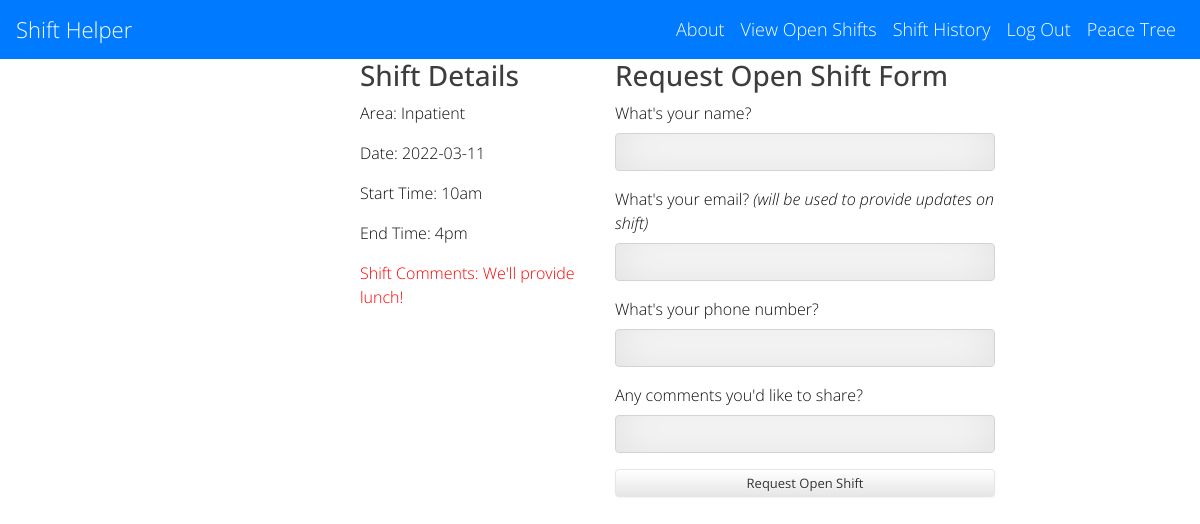
Page /request_shift?id=15 on the committed database.
### main.py (models this page shows)
class Hospital(UserMixin, db.Model):
    id = db.Column(db.Integer, primary_key=True)
    hospital_name = db.Column(db.String(1000))
    admin_name = db.Column(db.String(1000))
    admin_email = db.Column(db.String(100))
    admin_password = db.Column(db.String(1000))
    staff_password = db.Column(db.String(1000))
    created_date = db.Column(db.TIMESTAMP)

class Shifts(db.Model):
    shift_id = db.Column(db.Integer, primary_key=True)
    hospital_id = db.Column(db.Integer)
    area = db.Column(db.String)
    role = db.Column(db.String)
    date = db.Column(db.Date)
    start_time = db.Column(db.String)
    end_time = db.Column(db.String)
    comments = db.Column(db.String)
    status = db.Column(db.String)
    picked_up_by = db.Column(db.String)
    approved_dt_tm = db.Column(db.TIMESTAMP)
    create_dt_tm = db.Column(db.TIMESTAMP)
    contact_name = db.Column(db.String)
    contact_email = db.Column(db.String)

### main.py (the view, shortened to what this page needs)
@app.route('/request_shift', methods=['GET', 'POST'])
def request_shift():
    request_form = RequestForm()
    request_form.validate_on_submit()
    shift_id = request.args.get('id')
    shift_info = Shifts.query.get(shift_id)
    cur_hospital = Hospital.query.get(shift_info.hospital_id)
    return render_template('request_shift.html', form=request_form, shift=shift_info, hospital=cur_hospital
                           , logged_in=True)

### main.py
class RequestForm(FlaskForm):
    requestor_name = StringField(label="What's your name?", validators=[DataRequired()])
    label_for_email = Markup(
        "What's your email? <span class='email-italic'>(will be used to provide updates on shift)</span>")
    requestor_email = EmailField(label_for_email
                                 , validators=[DataRequired(), Email()])
    requestor_phone_num = StringField(label="What's your phone number?")
    requestor_comments = StringField(label="Any comments you'd like to share?")
    submit = SubmitField(label="Request Open Shift")

### templates/request_shift.html (shortened to what this page needs)
{% extends 'base.html' %}
{% import "bootstrap/wtf.html" as wtf %}
{% block content %}
<div class="request-form-group" style="width:100%;">
<div class="shift-details" style="width:50%; float:left">
<h3>Shift Details</h3>
<p>Area: {{ shift.area }}</p>
<p>Date: {{ shift.date }}</p>
<p>Start Time: {{ shift.start_time }}</p>
<p>End Time: {{ shift.end_time }}</p>
<p style="color: red">Shift Comments: {{ shift.comments }}</p>
</div>
<div class="form-style" style="margin-left: 50%; height: 400px">
  <div class="row">
    <div class="col-sm-12 col-md-8">
      <h3>Request Open Shift Form</h3>
      {{ wtf.quick_form(form) }}
    </div>
  </div>
</div>
</div>
{% endblock %}

### templates/base.html (shortened to what this page needs)
<!DOCTYPE html>
<html>
<head>
    <link rel="stylesheet" href="//use.fontawesome.com/releases/v5.0.7/css/all.css">
    <link rel="stylesheet" href="https://stackpath.bootstrapcdn.com/bootstrap/4.5.2/css/bootstrap.min.css">
    <link rel="stylesheet" type="text/css" href="https://cdn.datatables.net/1.11.4/css/jquery.dataTables.min.css">
    <link rel="stylesheet" href="{{ url_for('static', filename='css/styles.css')}}">
</head>
<body>
<nav class="navbar navbar-expand-lg navbar-dark bg-primary">
  <a class="navbar-brand" href="/">Shift Helper</a>
  <div class="collapse navbar-collapse">
      <ul class = "navbar-nav ml-auto">
          <li class="nav-item">
              <a class="nav-link" href="{{ url_for('about') }}">About</a>
          </li>
          {% if logged_in: %}
          <li class="nav-item">
              <a class="nav-link" href="{{ url_for('shifts', hospital_id=hospital.id) }}">View Open Shifts</a>
          </li>
        <li class="nav-item">
              <a class="nav-link" href="{{ url_for('shift_history', hospital_id=hospital.id) }}">Shift History</a>
          </li>
          <li class="nav-item">
              <a class="nav-link" href="{{ url_for('logout') }}">Log Out</a>
          </li>
          <li class="nav-item">
              <a class="nav-link" href="">{{ hospital.hospital_name }}</a>
          </li>
          {% endif %}
      </ul>
  </div>
</nav>
       {% block content %}
       {% endblock %}
</body>
</html>

### static/css/styles.css (style rules this page uses)
.btn { display: inline-block; *display: inline; *zoom: 1; padding: 4px 10px 4px; margin-bottom: 0; font-size: 13px; line-height: 18px; color: #333333; text-align: center;text-shadow: 0 1px 1px rgba(255, 255, 255, 0.75); vertical-align: middle; background-color: #f5f5f5; background-image: -moz-linear-gradient(top, #ffffff, #e6e6e6); background-image: -ms-linear-gradient(top, #ffffff, #e6e6e6); background-image: -webkit-gradient(linear, 0 0, 0 100%, from(#ffffff), to(#e6e6e6)); background-image: -webkit-linear-gradient(top, #ffffff, #e6e6e6); background-image: -o-linear-gradient(top, #ffffff, #e6e6e6); background-image: linear-gradient(top, #ffffff, #e6e6e6); background-repeat: repeat-x; filter: progid:dximagetransform.microsoft.gradient(startColorstr=#ffffff, endColorstr=#e6e6e6, GradientType=0); border-color: #e6e6e6 #e6e6e6 #e6e6e6; border-color: rgba(0, 0, 0, 0.1) rgba(0, 0, 0, 0.1) rgba(0, 0, 0, 0.25); border: 1px solid #e6e6e6; -webkit-border-radius: 4px; -moz-border-radius: 4px; border-radius: 4px; -webkit-box-shadow: inset 0 1px 0 rgba(255, 255, 255, 0.2), 0 1px 2px rgba(0, 0, 0, 0.05); -moz-box-shadow: inset 0 1px 0 rgba(255, 255, 255, 0.2), 0 1px 2px rgba(0, 0, 0, 0.05); box-shadow: inset 0 1px 0 rgba(255, 255, 255, 0.2), 0 1px 2px rgba(0, 0, 0, 0.05); cursor: pointer; *margin-left: .3em; }
* { -webkit-box-sizing:border-box; -moz-box-sizing:border-box; -ms-box-sizing:border-box; -o-box-sizing:border-box; box-sizing:border-box; }
html { width: 100%; height:100%; overflow:scroll; }
body { width: 100%; height:100%; font-family: 'Open Sans', Arial, sans-serif; font-weight:200; background: #ffffff; color: rgba(0, 0, 0, 0.55); filter: progid:DXImageTransform.Microsoft.gradient( startColorstr='#3E1D6D', endColorstr='#092756',GradientType=1 ); }
.navbar-brand { font-size: 22px; font-family: "Open Sans", Arial, sans-serif; }
.navbar-dark .navbar-nav .nav-link { color: white; font-size: 18px; }
.navbar-collapse { color: white; }
.form-style { padding-left: 15px; }
input { width: 100%; margin-bottom: 10px; border: none; outline: none; padding: 10px; font-size: 13px; color: #0d0d0d; border: 1px solid rgba(0,0,0,0.3); border-radius: 4px; box-shadow: inset 0 -5px 45px rgba(100,100,100,0.2), 0 1px 1px rgba(255,255,255,0.2); -webkit-transition: box-shadow .5s ease; -moz-transition: box-shadow .5s ease; -o-transition: box-shadow .5s ease; -ms-transition: box-shadow .5s ease; transition: box-shadow .5s ease; }
.form-style { color: rgb(13, 13, 13); padding-left: 10px; }
.request-form-group { color: rgb(13, 13, 13); padding-left: 10px; }
.request-form-group h3 { color: rgba(0, 0, 0, 0.76); }
.shift-details { padding-left: 350px; }
.email-italic { font-style: italic; }

### rows in the picture
Hospital: hospital_name "Peace Tree"
Shifts: area "Inpatient", date "2022-03-11", start_time "10am", end_time "4pm", comments "We'll provide lunch!"
